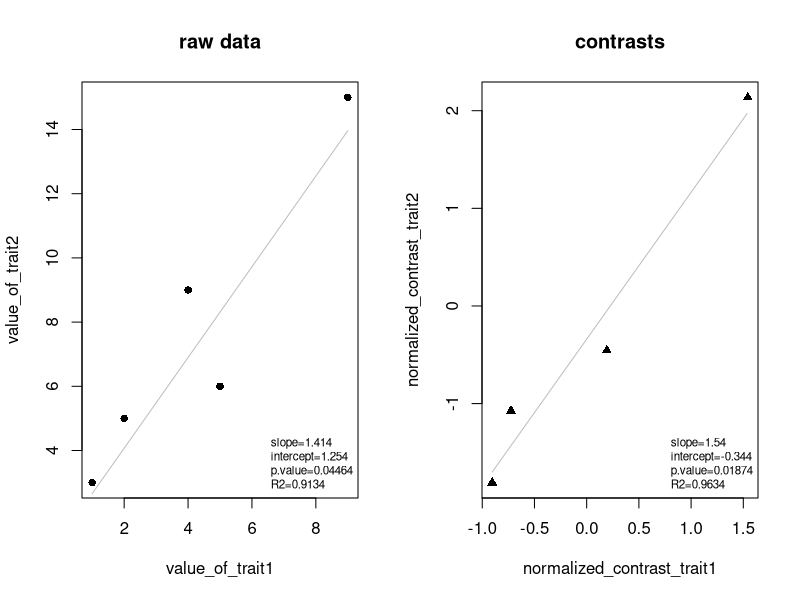

Here is the R script that generated this plot:
#########################################################
#######        COMPUTATIONAL BIOLOGY         ############
#######             HOMEWORK 5               ############
#########################################################
#                                                       #
# Compute the normalized independent contrasts on a     #
# given phylogeny                                       #
#                                                       #
#########################################################
#########################################################

#########################################################
######    Code below this should not be changed   #######
######    or deleted.                             #######
#########################################################

library(ape)

get_node_children = function(node, tree) {
    # Return the two child nodes of the given node.
    # In a bifurcating tree, a node will have either two child nodes if it is an internal node,
    # or zero child nodes if it is a tip node.
    # For an internal node, return the two child node numbers, for a tip node return NULL.
    #   node: the node for which child nodes should be returned
    #   tree: the tree encoded in an object of class phylo

    if (node <= length(tree$tip.label)) {
        return(NULL)
    }

    children = which(tree$edge[, 1] == node)
    child1 = tree$edge[children[1], 2]
    child2 = tree$edge[children[2], 2]

    # Return the indices of the child nodes.
    #   child1: first child of the given node
    #   child2: second child of the given node
    return(list(child1 = child1,
                child2 = child2))
}

get_root = function(tree) {
    # Returns the number of the root node of the given tree.
    return(length(tree$tip.label) + 1)
}

is_tip = function(node, tree) {
    # Returns TRUE if the given node is a tip, FALSE otherwise
    return(node <= length(tree$tip.label))
}

initialize_description = function(tree, traits_at_tip) {
    # This function creates a list with two matrices and one vector.
    #
    # The first matrix is called traits and stores the values of the two traits at the nodes of
    # the tree. Here we initialize this matrix with the given trait values at the tips and NA for
    # the internal nodes. The values for the internal nodes have to be calculated in the
    # function get_contrasts_in_subtree(). The row numbers correspond to the node numbers in the tree,
    # i.e. for a tree with N tips the first N rows correspond to the tips, the last N-1 rows to the
    # internal nodes.
    #
    # The second matrix is called normalized_contrasts and stores the values of the normalized contrasts
    # for both traits at all nodes. The matrix will be filled out in the function
    # get_contrasts_in_subtree(). Again, the row numbers correspond to the node numbers allocated in tree.
    # As contrasts are only calculated at the internal nodes, the first N rows of this matrix will stay
    # undefined, i.e. NA, as set here.
    #
    # The third object in the list is a vector that holds the corrected branch lengths which will be
    # calculated in the function get_contrasts_in_subtree(). It is initialized with the original branch lengths.
    # The branches are ordered by the node which they lead to, e.g. branch_lengths[3] will give the branch that
    # leads to node 3. The branch leading to the root will always be NA. Bear in mind that if you implement the
    # tree walking correctly, you will only need this data structure to compute all the corrected branch lengths,
    # you do not need to store the uncorrected values separately.

    number_of_tips = length(tree$tip.label)

    # initialize the trait_matrix
    trait_matrix = matrix(NA, nrow = 2 * number_of_tips - 1, ncol = 2,
                          dimnames = list(1:(2 * number_of_tips - 1),
                                          c("value_of_trait1", "value_of_trait2")))

    # fill in the known trait values
    trait_matrix[1:length(tree$tip.label), ] = cbind(as.numeric(traits_at_tip$trait1[tree$tip.label]),
                                                     as.numeric(traits_at_tip$trait2[tree$tip.label]))

    # initialize the normalized_contrasts matrix
    contrast_matrix = matrix(NA, nrow = 2 * number_of_tips - 1, ncol = 2,
                             dimnames = list(1:(2 * number_of_tips - 1),
                                             c("normalized_contrast_trait1", "normalized_contrast_trait2")))

    # initialize the branch lengths
    branch_lengths = c(tree$edge.length, NA)[order(c(tree$edge[, 2], length(tree$tip) + 1))]

    # Return the three objects in one list
    return(list(traits = trait_matrix, normalized_contrasts = contrast_matrix, corrected_branch_lengths = branch_lengths))
}

plot_data_and_regression = function(tree, description, summary_linear_regression) {
    # This function displays two plots:
    # On the left side the raw data points and the linear regression on the raw data, and
    # On the right side the contrast values and the linear regression on the contrasts.
    # As input this function takes two lists that will be generated by the following functions:
    #   description: a list as produced by get_contrasts_in_subtree
    #   summary_linear_regression: a list of two vectors with named values corresponding to the slope, intercept, p.value and R2
    #							   for the linear regression on respectively the raw data and the contrasts, as produced by get_trait_correlation

    par(mfrow = c(1, 2))

    raw = data.frame(description$traits[1:length(tree$tip.label), ])
    plot(raw, pch = 16, main = "raw data")
    x = seq(range(raw[, "value_of_trait1"])[1], range(raw[, "value_of_trait1"])[2], by = 0.01)
    lines(x, summary_linear_regression$linear_regression_raw_data["slope"] * x +
             summary_linear_regression$linear_regression_raw_data["intercept"],
          col = "gray")
    legend("bottomright", bty = "n", cex = 0.7,
           legend = paste0(names(summary_linear_regression$linear_regression_raw_data),
                           "=", signif(summary_linear_regression$linear_regression_raw_data, 3), 4))

    cont = data.frame(description$normalized_contrasts[(length(tree$tip.label) + 1):(2 * length(tree$tip.label) - 1), ])
    plot(cont, pch = 17, main = "contrasts")
    x = seq(range(cont[, "normalized_contrast_trait1"])[1], range(cont[, "normalized_contrast_trait1"])[2], by = 0.01)
    lines(x, summary_linear_regression$linear_regression_contrasts["slope"] * x +
              summary_linear_regression$linear_regression_contrasts["intercept"],
          col = "gray")
    legend("bottomright", bty = "n", cex = 0.7,
           legend = paste0(names(summary_linear_regression$linear_regression_contrasts),
                           "=", signif(summary_linear_regression$linear_regression_contrasts, 3), 4))
}

#########################################################
######    Code above this should not be changed   #######
######    or deleted.                             #######
#########################################################

linear_regression = function(values1, values2) {
    # Perform a simple linear regression on two sets of given values to evaluate the possible correlation between them.
    # The regression is approximated by the intercept alpha and the slope beta, values2 = alpha + beta*values1.
    # The input values should be presented as vectors, in the same order:
    # i.e. if the position i in values1 represents the value of trait or contrast at a certain node n, the same position i in values2
    # should represent the value for the other trait or contrast at the same node n.
    #   values1: first ordered vector of values (numeric)
    #   values2: second ordered vector of values (numeric)
    mod <- lm(values2~values1, data.frame(values1, values2))
    mod <- summary(mod)
    
    slope <- mod$coefficients[2,1]
    intercept <- mod$coefficients[1,1]
    p.value <- mod$coefficients[2,4]
    R2 <- mod$r.squared
    # Return a vector with named values that summarizes the linear regression result.
    #   slope: the slope of the linear regression line (beta)
    #   intercept: the intercept of the linear regression line (alpha)
    #   p.value: p-value, the level of significance of the correlation.
    #   R2: R squared, the measure of how close the data are to the fitted regression line.
    return(c(slope = slope, intercept = intercept, p.value = p.value, R2 = R2))
}


calculate_trait_at_internal_node = function(trait_child1, trait_child2, branch_length_to_child1, branch_length_to_child2) {
    # Calculate the trait value at an internal node given the values of this trait at the
    # two child nodes and the branch lengths connecting these child nodes to the parent node.
    #   trait_child1: trait value at first child (numeric)
    #   trait_child2: trait value at second child (numeric)
    #   branch_length_to_child1: (corrected) branch length leading to first child (numeric)
    #   branch_length_to_child2: (corrected) branch length leading to second child (numeric)

    x1 <- trait_child1*(branch_length_to_child2/(branch_length_to_child1+branch_length_to_child2))
    x2 <- trait_child2*(branch_length_to_child1/(branch_length_to_child1+branch_length_to_child2))
    trait_at_internal_node <- x1 + x2
    # Return the estimated value of the trait at the internal node.
    return(trait_at_internal_node)
}


calculate_contrast = function(trait_child1, trait_child2, branch_length_to_child1, branch_length_to_child2) {
    # Calculate the normalized contrast at a given node given the values of a trait at the two child nodes
    # and the branch lengths connecting these child nodes to the parent node.
    #   trait_child1: trait value at first child (numeric)
    #   trait_child2: trait value at second child (numeric)
    #   branch_length_to_child1: (corrected) branch length leading to first child (numeric)
    #   branch_length_to_child2: (corrected) branch length leading to second child (numeric)
    contrast <- (trait_child1 - trait_child2)/(branch_length_to_child1+branch_length_to_child2)^0.5
    # Return the numerical value of the normalized contrast.
    return(contrast)
}


calculate_corrected_branch_length = function(node, child1, child2, corrected_branch_lengths) {
    # Calculate the corrected branch length leading to the given node.
    #   node: the node at the end of the branch to be corrected (integer)
    #   child1: the first child of the given node (integer)
    #   child2: the second child of the given node (integer)
    #   corrected_branch_lengths: the current vector of corrected branch lengths, where all branches
    #                             below the given node have already been corrected (numeric)
    t1 <- corrected_branch_lengths[child1]
    t2 <- corrected_branch_lengths[child2]
    corrected_length <- ((t1*t2)/(t1+t2))+corrected_branch_lengths[node]
    # Return the numerical value of the corrected branch length
    return(corrected_length)
}


calculate_trait_and_contrast = function(child1, child2, traits, corrected_branch_lengths) {
    # Calculate the trait value and the normalized contrast value at a node given the indices of the node children.
    #   child1: the first child of a given node (integer)
    #   child2: the second child of a given node (integer)
    #   traits: a vector containing trait values for all nodes (numeric)
    #   corrected_branch_lengths: the current vector of corrected branch lengths, where all branches
    #                             below the node in question have already been corrected (numeric)

    trait_value <- calculate_trait_at_internal_node(traits[child1], traits[child2], corrected_branch_lengths[child1], corrected_branch_lengths[child2])
    contrast <- calculate_contrast(traits[child1], traits[child2], corrected_branch_lengths[child1], corrected_branch_lengths[child2])
    
    
    # Return the trait value and the normalized contrast value at the given node.
    #   trait_value: the numerical value for the trait at given node
    #   contrast: the numerical value for the contrast at given node
    return(list(trait_value = trait_value, contrast = contrast))
}


get_contrasts_in_subtree = function(node, tree, description) {
    # Calculate the normalized independent contrasts, trait values, and corrected branch lengths
    # for the subtree that stems from the given node.
    #   node: the node for which the contrasts should be calculated
    #   tree: the tree encoded in an object of class phylo
    # 	description: a list containing 3 entries:
    #				 a matrix with the current trait values at all nodes (including tips) in the tree (value or NA)
    #				 a matrix with the current contrasts at the internal nodes (value or NA), and
    #				 a vector with the corrected branch lengths.
    #				 This list is initialized by the provided function initialize_description().

    # If the node is a tip, return the same description.
    istip <- is_tip(node, tree)
    if( istip == TRUE){
      return(description)
    }

    # Otherwise, get the child nodes of the given node and compute the corrected branch lengths, normalized contrasts and trait values
    # for the child nodes, saving the updated description.
    else{
      
    # get the child nodes
      children <- get_node_children(node, tree)
      child1 <- children$child1
      child2 <- children$child2
      
    # Update the branch length leading to the given node, save it in the description
      
      updated_description <- get_contrasts_in_subtree(child1, tree, description)
      updated_description <- get_contrasts_in_subtree(child2, tree, updated_description)
      
      updated_description$corrected_branch_lengths[node] <- calculate_corrected_branch_length(node, child1, child2, updated_description$corrected_branch_lengths)
      
      
    # Compute the trait values and normalized contrasts for both traits, save the values in the description
      
      dd1 <- calculate_trait_and_contrast(child1, child2, updated_description$traits[,1], updated_description$corrected_branch_lengths)

      updated_description$traits[node,1] <- dd1$trait_value
      updated_description$normalized_contrasts[node,1] <- dd1$contrast

      dd2 <- calculate_trait_and_contrast(child1, child2, updated_description$traits[,2], updated_description$corrected_branch_lengths )

      updated_description$traits[node,2] <- dd2$trait_value
      updated_description$normalized_contrasts[node,2] <- dd2$contrast

    }
    # Return a list with updated trait values, normalized contrasts, and corrected branch lengths.
    #   updated_description: list with structure as defined in the initialize_description() function.
    return(updated_description)
}


get_trait_correlation = function(newick_tree, traits_at_tip) {	
    # Compute the normalized contrasts for the whole tree and determine whether there is a correlation between
    # the contrasts.
    #   newick_tree: the tree in newick text format
    #   traits_at_tips: a list of two vectors that represent the two trait values observed for the
    #                   individuals at the tips. (numeric)

    # Transform the tree from text format to an object of the phylo class
    tree = read.tree(text = newick_tree)
    # Reorder the tree for easier traversing
    tree = reorder(tree, order = "cladewise")

    # Initialize the list of traits, contrasts and branch lengths
    description <- initialize_description(tree, traits_at_tip)

    # Calculate the new trait values at all the nodes in the tree, normalized contrasts at the internal nodes and the
    # corrected branch lengths, starting at the root of the tree.
    root <- get_root(tree)
    updated_description <- get_contrasts_in_subtree(root, tree, description)

    # Perform linear regression on the traits at the tips and get the slope, intercept, P-value, and R2-value
    raw_data_regression <- linear_regression(updated_description$traits[1:4,1], updated_description$traits[1:4,2])

    # Perform linear regression on the normalized contrasts and get the slope, intercept, P-value, and R2-value
    contrasts_regression <- linear_regression(updated_description$normalized_contrasts[,1], updated_description$normalized_contrasts[,2])

    # Plot the two linear regression results
    summary_linear_regression <- list(linear_regression_raw_data = raw_data_regression,
                                      linear_regression_contrasts = contrasts_regression)
    plot_data_and_regression(tree, updated_description, summary_linear_regression)

    return(summary_linear_regression)
}




test_trait_correlation = function() {
  newick_tree = "(unicorn:15,(orangutan:13,(gorilla:10.25,(human:5.5,chimp:5.5):4.75):2.75):2);"
  
  traits_at_tip = list(trait1 = c(unicorn=5, orangutan=2, gorilla=9, human=1, chimp=4), 
                       trait2 = c(unicorn=6, orangutan=5, gorilla=15, human=3, chimp=9))
  
  print(get_trait_correlation(newick_tree, traits_at_tip))
}


test_trait_correlation()
